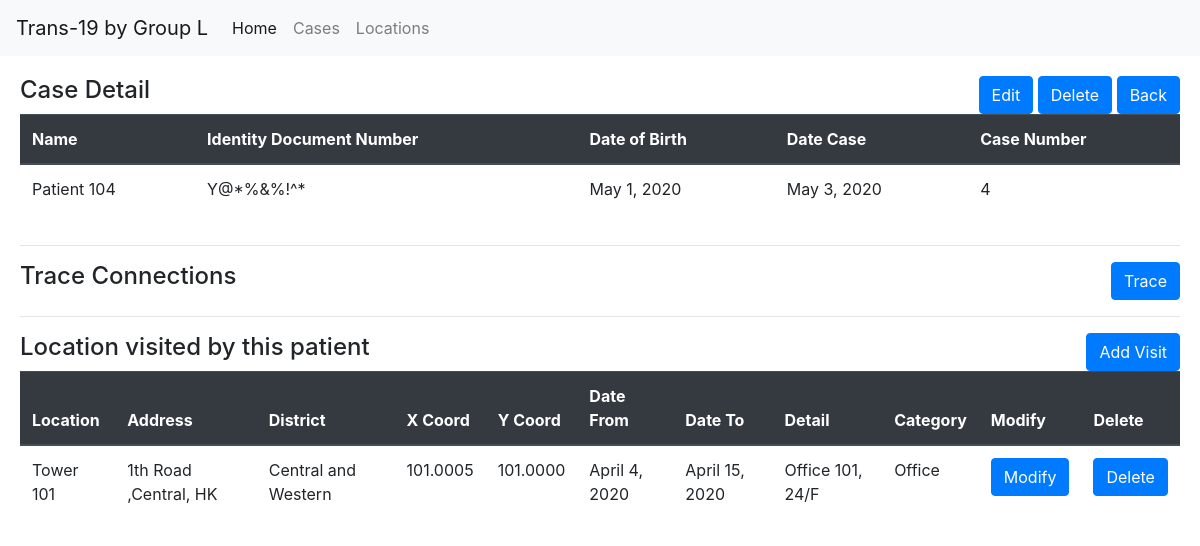
The app's page /case/4/ (signed in), older data.
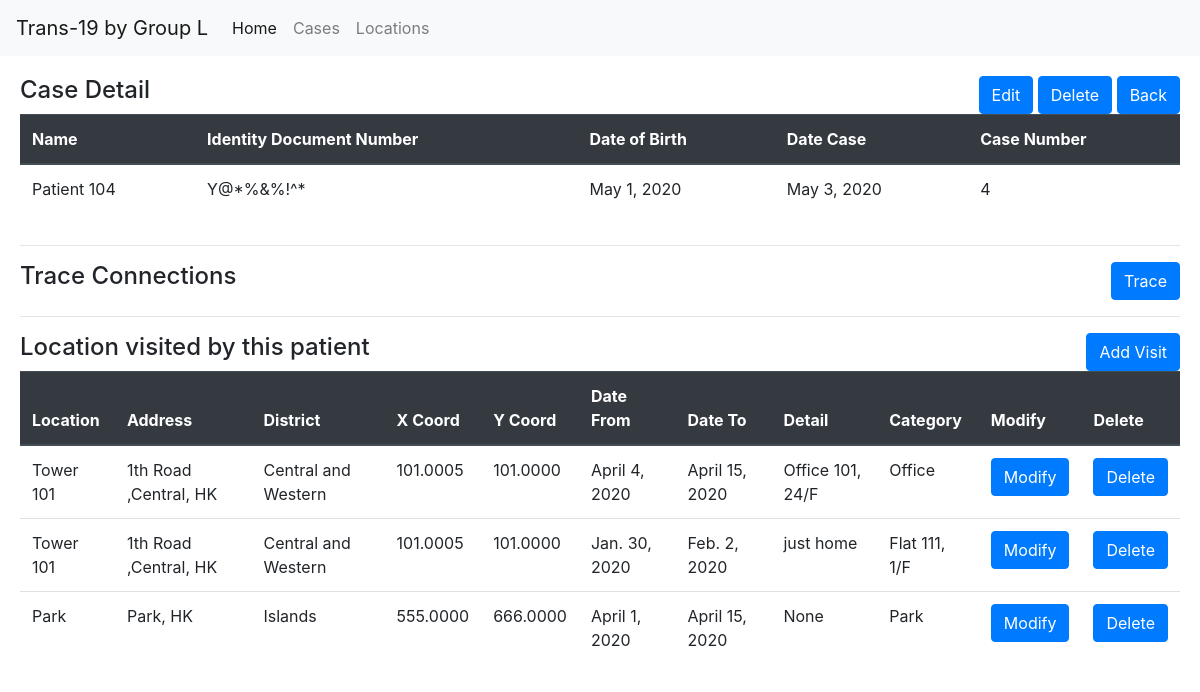
The same page, newer data.
### record/models.py (models this page shows, shortened)
class CaseRecord(models.Model):
	name				= models.CharField(max_length=255)
	id_number 			= models.CharField(max_length=20,unique=True)
	date_of_birth 		= models.DateField()
	date_of_comfirmed	= models.DateField()
	case_number			= models.PositiveIntegerField(unique=True)
	def get_absolute_url(self):
		return f"/case/{self.pk}"
	def get_edit_url(self):
		return f"{self.get_absolute_url()}/modify"
	def get_delete_url(self):
		return f"{self.get_absolute_url()}/delete"

class VisitRecord(models.Model):
	case 			= models.ForeignKey(CaseRecord, on_delete=models.CASCADE)
	location		= models.ForeignKey(LocationRecord, on_delete=models.PROTECT)
	date_from		= models.DateField()
	date_to			= models.DateField()
	detail			= models.CharField(max_length=127, null=True, blank=True)
	category		= models.CharField(max_length=30)

class LocationRecord(models.Model):
	CENTRALANDWESTERN = 'Central and Western'
	EASTERN = 'Eastern'
	SOUTHERN = 'Southern'
	WANCHAI = 'Wan Chai'
	SHAMSHUIPO = 'Sham Shui Po'
	KOWLOONCITY = 'Kowloon City'
	KWUNTONG = 'Kwun Tong'
	WONGTAISIN = 'Wong Tai Sin'
	YAUTSIMMONG = 'Yau Tsim Mong'
	ISLANDS = 'Islands'
	KWAITSING = 'Kwai Tsing'
	NORTH = 'North'
	SAIKUNG = 'Sai Kung'
	SHATIN = 'Sha Tin'
	TAIPO = 'Tai Po'
	TSUENWAN = 'Tsuen Wan'
	TUENMUN = 'Tuen Mun'
	YUENLONG = 'Yuen Long'
	DISTRICT_CHOICES = [
		(CENTRALANDWESTERN,'Central and Western'),
		(EASTERN,'Eastern'),
		(SOUTHERN,'Southern'),
		(WANCHAI,'Wan Chai'),
		(SHAMSHUIPO,'Sham Shui Po'),
		(KOWLOONCITY,'Kowloon City'),
		(KWUNTONG,'Kwun Tong'),
		(WONGTAISIN,'Wong Tai Sin'),
		(YAUTSIMMONG,'Yau Tsim Mong'),
		(ISLANDS,'Islands'),
		(KWAITSING,'Kwai Tsing'),
		(NORTH,'North'),
		(SAIKUNG,'Sai Kung'),
		(SHATIN,'Sha Tin'),
		(TAIPO,'Tai Po'),
		(TSUENWAN,'Tsuen Wan'),
		(TUENMUN,'Tuen Mun'),
		(YUENLONG,'Yuen Long'),
	]
	location		= models.CharField(max_length=127)
	address			= models.CharField(max_length=255, null=True, blank=True)
	district		= models.CharField(max_length=20, choices=DISTRICT_CHOICES, default=CENTRALANDWESTERN)
	x_coord			= models.DecimalField(max_digits=22, decimal_places=4, null=True)
	y_coord			= models.DecimalField(max_digits=22, decimal_places=4, null=True)

### record/case_views.py (the view)
# urls.py: path('<int:pkey>/',case_record_detail_view),
@login_required
def case_record_detail_view(request, pkey):
	obj_case = get_object_or_404(CaseRecord, pk=pkey)
	template_name = "case/detail.html"
	context = {'object_case': obj_case}
	return render(request, template_name, context)

### record/templates/case/detail.html (shortened to what this page needs)
{% extends "base.html" %}
{% block content %}
<div class="row">
	<div class="col-6">
		<h4 style="display:inline">Case Detail</h4>
	</div>
	<div class="col-6">
		<div class="text-right">
			<a href='{{ object_case.get_edit_url }}' class="btn btn-primary">Edit</a>
			<a href='{{ object_case.get_delete_url }}' class="btn btn-primary">Delete</a>
			<a class="btn btn-primary" href=".."> Back </a>
		</div>
	</div>
</div>
<div class='row'>
	<div class='col-12'>
		<table class="table">
			<thead class="thead-dark">
				<tr>
					<th>Name</th>
					<th>Identity Document Number</th>
					<th>Date of Birth</th>
					<th>Date Case</th>
					<th>Case Number</th>
				</tr>
			</thead>
			<tbody>
				<tr>
					<td>{{object_case.name}}</td>
					<td>{{object_case.id_number}}</td>
					<td>{{object_case.date_of_birth}}</td>
					<td>{{object_case.date_of_comfirmed}}</td>
					<td>{{object_case.case_number}}</td>
				</tr>
			</tbody>
		</table>
	</div>
</div>
<hr>
<div class="row">
	<div class='col-6'>
		<h4 style="display:inline">Trace Connections</h4>
	</div>
	<div class="col-6">
		<div class="text-right">
			<a href="trace" class="btn btn-primary">Trace</a>
		</div>
	</div>
</div>
<hr>
<div class="row">
	<div class='col-6'>
		<h4 style="display:inline">Location visited by this patient</h4>
	</div>
	<div class="col-6">
		<div class="text-right">
			<a href="visit/add/" class="btn btn-primary">Add Visit</a>
		</div>
	</div>
</div>
<div class="row">
	<div class='col-12'>
		<table class="table">
			<thead class="thead-dark">
				<tr>
					<th>Location</th>
					<th>Address</th>
					<th>District</th>
					<th>X Coord</th>
					<th>Y Coord</th>
					<th>Date From</th>
					<th>Date To</th>
					<th>Detail</th>
					<th>Category</th>
					<th>Modify</th>
					<th>Delete</th>
				</tr>
			</thead>
			<tbody>
				{% for visit in object_case.visitrecord_set.all %}
				<tr>
					<td>{{ visit.location.location }}</td>
					<td>{{ visit.location.address }}</td>
					<td>{{ visit.location.district }}</td>
					<td>{{ visit.location.x_coord }}</td>
					<td>{{ visit.location.y_coord }}</td>
					<td>{{ visit.date_from }}</td>
					<td>{{ visit.date_to }}</td>
					<td>{{ visit.detail }}</td>
					<td>{{ visit.category }}</td>
					<td><a class="btn btn-primary" href="visit/{{ visit.pk }}/modify" style=>Modify</a></td>
					<td><a class="btn btn-primary" href="visit/{{ visit.pk }}/delete" style=>Delete</a></td>
				</tr>
				{% endfor %}
			</tbody>
		</table>
	</div>
</div>
{% endblock %}

### templates/base.html (shortened to what this page needs)
<!doctype html>
<html lang="en">
  <head>
    <link rel="stylesheet" href="https://stackpath.bootstrapcdn.com/bootstrap/4.4.1/css/bootstrap.min.css">
  </head>
  <body>
    {% include "navbar.html" %}
    <div class='containter' style="padding:20px ">
      {% block content %}
      {% endblock %}
    </div>
  </body>
</html>

### templates/navbar.html (shortened to what this page needs)
<nav class="navbar navbar-expand-lg navbar-light bg-light">
  <a class="navbar-brand" href="/">Trans-19 by Group L</a>
  <div class="collapse navbar-collapse" id="navbarSupportedContent">
    <ul class="navbar-nav mr-auto">
      <li class="nav-item active">
        <a class="nav-link" href="/">Home <span class="sr-only">(current)</span></a>
      </li>
      <li class="nav-item">
        <a class="nav-link" href="/case">Cases</a>
      </li>
      <li class="nav-item">
        <a class="nav-link" href="/location">Locations</a>
      </li>
    </ul>
  </div>
</nav>

Row changes from the older to the newer data that the page shows:
added VisitRecord: location.location "Tower 101", location.address "1th Road ,Central, HK", location.district "Central and Western", location.x_coord "101.0005", location.y_coord "101.0000", date_from "Jan. 30, 2020", date_to "Feb. 2, 2020", detail "just home", category "Flat 111, 1/F"
added VisitRecord: location.location "Park", location.address "Park, HK", location.district "Islands", location.x_coord "555.0000", location.y_coord "666.0000", date_from "April 1, 2020", date_to "April 15, 2020", detail "None", category "Park"
